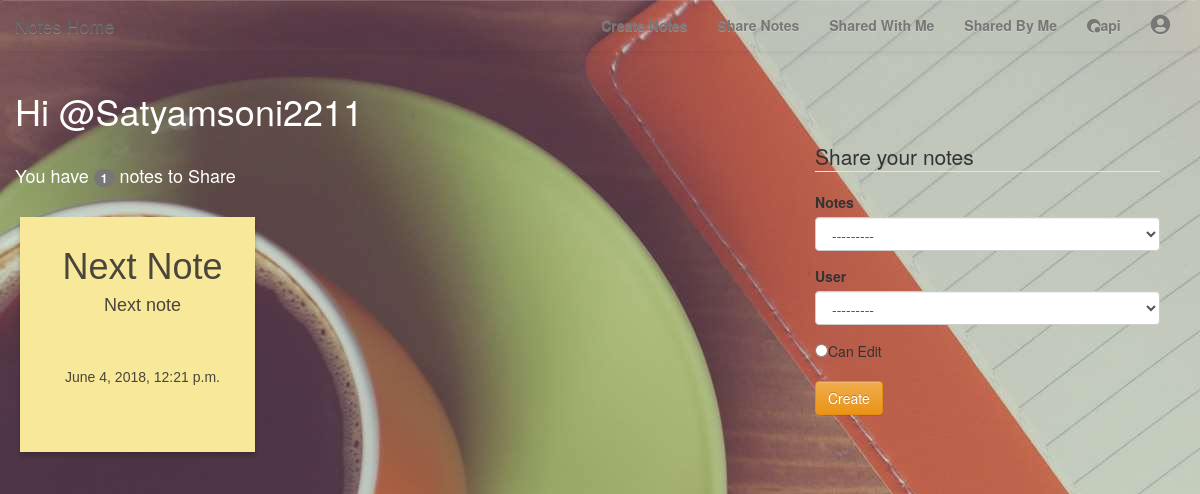
The page /notes/sharenotes/ (signed in) on the database as committed earlier.
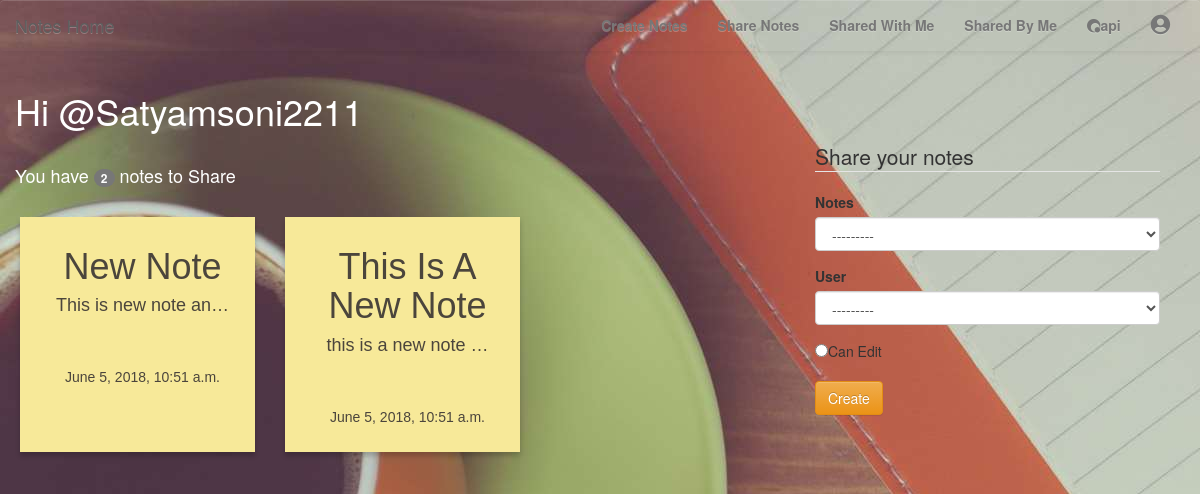
The same page on the database as committed later.
### notes/models.py (models this page shows, shortened)
class Notes(models.Model):
    title = models.CharField(max_length=30)
    created = models.DateTimeField(auto_now=True)
    text = models.CharField(max_length=2000)
    user = models.ForeignKey(User,related_name='notes', on_delete=models.CASCADE)
    class Meta:
        ordering = ['-created']

### notes/views.py (the view, shortened to what this page needs)
@login_required
def sharenotes(request): #To choose among available notes
    notes = Notes.objects.filter(user__username__iexact=request.user.username)
    return render(request,'notes/sharednotes_form.html',{'notes':notes,
                                                         'users':User.objects.exclude(username__iexact=request.user.username)})

### notes/templates/notes/sharednotes_form.html (shortened to what this page needs)
{% extends "base.html" %}
{% block content %}
{% load bootstrap3 %}
	<div class="row" style="height:1000px;">
		<div class="col-md-8 container-fluid">
			<h1 id='wh'>Hi @{{user.username|title}}</h1>
			<br>
			<h4 class="help-block" id='wh'>You have <span class="badge">{{user.notes.all.count}}</span> notes to Share</h4>
			<br>
			<div class="row">
				{% for note in notes %}
					<div class="col-md-4 note-wrap note-white" style="padding-left:20px;radius:10px;">
						<h1>{{note.title|title}}</h1>
						<h4>{{note.text|truncatechars_html:20|safe}}</h4>
						<br>
						<h5 style="bottom:0px">{{note.created}}</h5>
					</div>
				{% endfor %}
			</div>
		</div>
		<div class="col-md-4" style="padding-top:70px; padding-bottom:30px; padding-right:40px;">
			<form method="post">
				<legend>Share your notes</legend>
				<div class="form-group">
					<label class="control-label" for="id_note">Notes</label>
					<select name="note" class="form-control" title="" required="" id="id_note">
						<option value="" selected="">---------</option>
					</select>
				</div>
				<div class="form-group">
					<label class="control-label" for="id_user">User</label>
					<select name="user" class="form-control" title="" required="" id="id_user">
						<option value="" selected="">---------</option>
					</select>
				</div>
				<input type="radio" name="can_edit" value="True">Can Edit<br><br>
				<input type="submit" value="Create" class="btn btn-warning">
			</form>
		</div>
	</div>
{% endblock %}

Rows that differ between the two databases and show on the page:
removed Notes: title "Next Note", text "Next note", created "June 4, 2018, 12:21 p.m."
added Notes: title "New Note", text "This is new note an…", created "June 5, 2018, 10:51 a.m."
added Notes: title "This Is A New Note", text "this is a new note …", created "June 5, 2018, 10:51 a.m."
Other text that changed with them:
{{ user.notes.all.count }}: "1" → "2"
